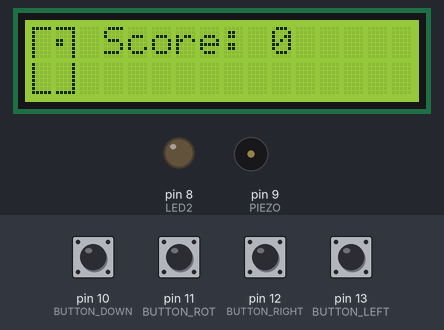
Recording of a sketch running on a simulated Arduino Uno, built with avr-gcc and run on an emulated ATmega328P. Parts: 16×2 character LCD, output pins drawn as LEDs (lit = HIGH), buzzer (waves = sounding). The inputs (shaded band) are chosen by the test bench; at power-on: pin 10 (BUTTON_DOWN), pin 11 (BUTTON_ROT), pin 12 (BUTTON_RIGHT), pin 13 (BUTTON_LEFT) HIGH. Random numbers use the default seed unless the sketch sets one; what the sketch prints to the serial monitor is not drawn.

Above: at 3.8 s.
3.9 s: pin 10 (BUTTON_DOWN) pulled LOW for 1 s
At 5.4 s:
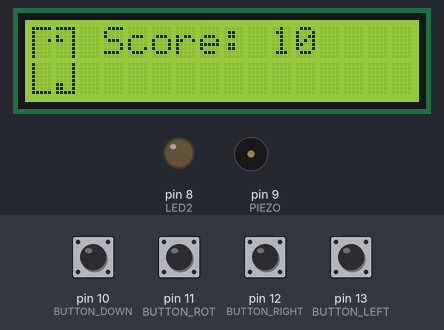
5.5 s: pin 11 (BUTTON_ROT) pulled LOW for 0.15 s
At 7.3 s:
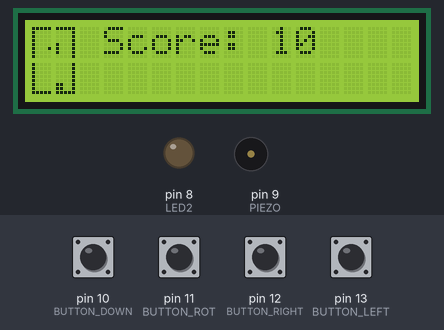
7.5 s: pin 10 (BUTTON_DOWN) pulled LOW for 0.15 s
At 9.4 s:
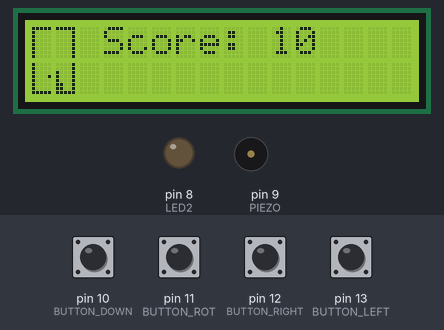
10.1 s: pin 12 (BUTTON_RIGHT) pulled LOW for 0.15 s
At 11.7 s:
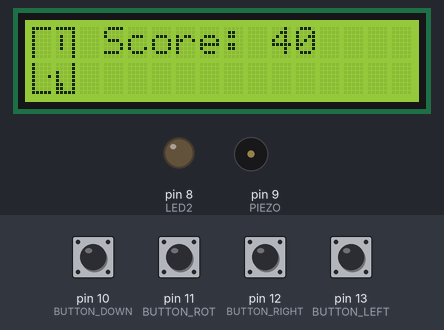
12.5 s: pin 13 (BUTTON_LEFT) pulled LOW for 0.15 s
At 13.2 s:
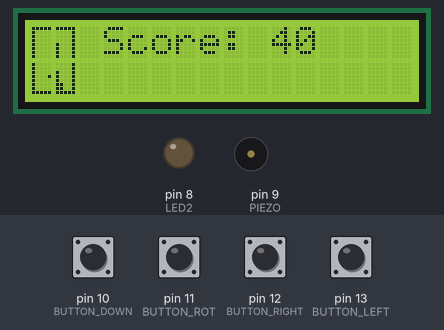
14.1 s: pin 12 (BUTTON_RIGHT) pulled LOW for 1 s
At 33.2 s:
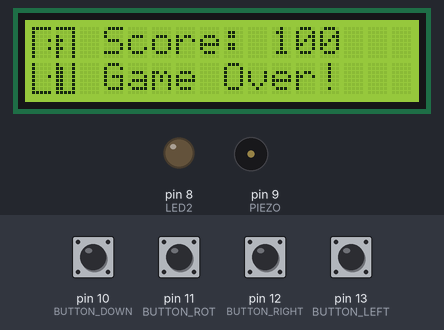
Timing chart, 0 to 34.7 s (numbered marks = the images above; inputs shaded):
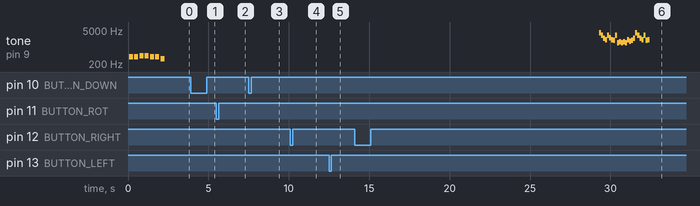

The sketch:

kocoafab_project_669.ino
```cpp
#include <LiquidCrystal.h>
#include <SPI.h>
#include "Tetris.h"

#define SS_PIN 10


void setup() {
  // put your setup code here, to run once:
  lcd.begin(16, 2);
  lcd.print("   Score: 0");
  Serial.begin(9600);
  randomSeed(analogRead(0));
  while (!Serial) {
    ; // wait for serial port to connect. Needed for native USB port only
  }
  Serial.println("Loading ...");

  Dp_Init();
  Te_Init();
  Serial.println(random(9, 15) * (10 + pow(3,1) * 10));
  Serial.println(random(9, 15) * (10 + pow(3,2) * 10));
  Serial.println(random(9, 15) * (10 + pow(3,3) * 10));
  Serial.println(random(9, 15) * (10 + pow(3,4) * 10));
}


byte xC = 0;
byte yC = 0;
long frameCount = 0;

void loop() {
  // put your main code here, to run repeatedly:
  frameCount++;
  Te_Draw();
  Te_Update(frameCount);
  delay(1);
}
```

Display.h
```cpp
#include <LiquidCrystal.h>
#include <SPI.h>
#define SS_PIN 10
#define DP_HEIGHT 16
#define DP_WIDTH 10

LiquidCrystal lcd(7, 6, 5, 4, 3, 2);
void Dp_DrawLine(int x, int y, int length, bool hori, bool isSet);

struct ZeichenFlaeche {
  byte grid[8] = {
  B00000,
  B00000,
  B00000,
  B00000,
  B00000,
  B00000,
  B00000,
  B00000
  };
};

ZeichenFlaeche zeichen[2][2];

void Dp_Init()
{
  lcd.createChar(0, zeichen[0][0].grid);
  lcd.createChar(1, zeichen[0][1].grid);
  lcd.createChar(2, zeichen[1][0].grid);
  lcd.createChar(3, zeichen[1][1].grid);
  Dp_DrawLine(0,0,10,true,true); // Linie Oben H
  Dp_DrawLine(0,15,10,true,true); // Linie Unten H
  Dp_DrawLine(0,0,16,false,true); // Linie Links V
  Dp_DrawLine(9,0,16,false,true); // Linie Rechts V
}

void Dp_Draw()
{
  lcd.createChar(0, zeichen[0][0].grid);
  lcd.createChar(1, zeichen[0][1].grid);
  lcd.createChar(2, zeichen[1][0].grid);
  lcd.createChar(3, zeichen[1][1].grid);
  lcd.setCursor(0, 0);
  lcd.write(byte(0));

  lcd.setCursor(0, 1);
  lcd.write(byte(1));

  lcd.setCursor(1, 0);
  lcd.write(byte(2));

  lcd.setCursor(1, 1);
  lcd.write(byte(3));
}

void Dp_SetPixel(int x, int y, bool isOn)
{
  if(isOn)
    bitSet  (zeichen[x/5][y/8].grid[y%8],4-x%5);
  else
    bitClear(zeichen[x/5][y/8].grid[y%8],4-x%5);
}

bool Dp_GetPixel(int x, int y)
{
  return bitRead(zeichen[x/5][y/8].grid[y%8],4-x%5)==1?true:false;
}

void Dp_DrawLine(int x, int y, int length, bool hori, bool isSet)
{
  for(int offset = 0; offset < length; offset++)
  {
    if(hori)
      Dp_SetPixel(x + offset, y, isSet);
    else
      Dp_SetPixel(x, y + offset, isSet);
  }
}
```

Sound.h
```cpp
#define PIEZO 9


// middle 도에서 부터 1 옥타브 음정과 주기값. 이 중에 우리가 쓸 것은 솔, 라, 미

#define c4 3822 // 261.63Hz 도
#define d4 3405 // 293.67Hz 레
#define e4 3034 // 329.63Hz 미
#define f4 2863 // 349.23Hz 파
#define g4 2551 // 392.11Hz 솔
#define g4s 2408 // 415.30Hz 솔#
#define a4 2273 // 440.11Hz 라
#define b4 2025 // 493.88Hz 시
#define c5 1910 // 523.25Hz 도
#define d5 1703 // 587.33Hz 레

#define d5s 1607 // 584.37Hz 레#
#define e5 1517 // 659.26Hz 미
#define f5 1432 // 698.46Hz 파
#define g5 1276 // 783.99Hz 솔
#define a5 1136 // 880.11Hz 라
#define b5 1012 // 987.77Hz 시


// middle 도에서 부터 1 옥타브 음정과 주기값. 이 중에 우리가 쓸 것은 솔, 라, 미
#define do0 3822 // 261Hz
#define re 3405 // 294Hz
#define mi 3034 // 329Hz
#define fa 2863 // 349Hz
#define sol 2551 // 392Hz
#define la 2273 // 440Hz
#define ti 2025 // 493Hz
#define do1 1910 // 523Hz


//int song[] = { e5, d5s, e5, d5s, e5, b4, d5, c5, a4, c4, e4, a4, b4, e4, g4s, b4, c5, e4, e5, d5s, e5, d5s, e5, b4, d5, c5, a4, c4, e4, a4, b4, e4, c5, b4, a4 };


void gameOverSing() {

  pinMode(PIEZO, OUTPUT);
  int song[] = { c4, e4, a4, b4, e4, g4s, b4, c5, e4, e5, d5s, e5, d5s, e5, b4, d5, c5, a4, c4, e4, a4, b4, e4, c5, b4, a4 };
  int i;
  for(i=0; i< 25; i++) {
    tone(PIEZO, song[i], 125);
    delay(125);
  }
}

void gameStartSing(){
  int speaker = 9;
  int pause = 325;
  pinMode(speaker, OUTPUT);
  tone(speaker,392,250);
delay(pause);
noTone(speaker);
tone(speaker,392,250);
delay(pause);
noTone(speaker);
tone(speaker,440,250);
delay(pause);
noTone(speaker);
tone(speaker,440,250);
delay(pause);
noTone(speaker);
tone(speaker,392,250);
delay(pause);
noTone(speaker);
tone(speaker,392,250);
delay(pause);
noTone(speaker);
tone(speaker,330,250);
delay(pause);
noTone(speaker);
tone(speaker,0,250);
delay(pause);
noTone(speaker);
}
```

Stone.h
```cpp
#include "Display.h"

#define TE_WIDTH (DP_WIDTH - 2)
#define TE_HEIGHT (DP_HEIGHT - 2)

enum Stone_Type {
  TStone = 0,
  LStone = 1,
  IStone = 2,
  SStone = 3,
  ZStone = 5,
  OStone = 4,
};

struct Stone {
  byte field[4];
  char x = TE_WIDTH / 2 - 1;
  char y = 1;
  char rot = 0;
  Stone_Type type;
};

Stone St_InitStone();

bool St_HitTest(Stone st)
{
  for(char x = 0; x < 5; x++) // Zeilen eines Steins
  {
    for(char y = 0; y < 4; y++) // Spalten eines Steins
    {
      if(bitRead(st.field[y],x) == 1) // Ist der aktuelle Stein Pixel gesetzt?
      {
        char xT = st.x  + x; // Absolute x Position
        char yT = st.y + y;  // Absolute y Position
        if(xT < 1 || xT > TE_WIDTH || yT < 1 || yT > TE_HEIGHT) // Aktueller Stein Pixel aus dem Fenster.
        {
          Serial.print("HIT OUTWINDOW xT=");
          Serial.print(xT, DEC);
          Serial.print(" yT=");
          Serial.println(yT, DEC);
          return true;
        }
        if(Dp_GetPixel(xT,yT)) // Aktueller Stein Pixel auf dem Display ist belegt.
        {
          Serial.print("HIT Pixel xT=");
          Serial.print(xT, DEC);
          Serial.print(" yT=");
          Serial.println(yT, DEC);
          return true;
        }
      }
    }
  }
  return false;
}

void St_Print(Stone st, bool printIt)
{
  for(char x = 0; x < 5; x++)
  {
    for(char y = 0; y < 4; y++)
    {
      if(bitRead(st.field[y],x) == 1)
      {
        char xT = st.x  + x;
        char yT = st.y + y;
        if(xT < 1 || xT > TE_WIDTH || yT < 1 || yT > TE_HEIGHT) // Aktueller Stein Pixel aus dem Fenster.
          continue;
        Dp_SetPixel(xT, yT, printIt);
      }
    }
  }
}

void St_SetRot(Stone *st, char rot)
{
  (*st).rot = rot;
  switch((*st).type)
  {
    case TStone:
    {
      switch(rot)
      {
        case 0:
        {
          (*st).field[0] = B00000;
          (*st).field[1] = B00100;
          (*st).field[2] = B01110;
          (*st).field[3] = B00000;
        } break;

        case 1:
        {
          (*st).field[0] = B00000;
          (*st).field[1] = B00100;
          (*st).field[2] = B00110;
          (*st).field[3] = B00100;
        } break;

        case 2:
        {
          (*st).field[0] = B00000;
          (*st).field[1] = B00000;
          (*st).field[2] = B01110;
          (*st).field[3] = B00100;
        } break;

        case 3:
        {
          (*st).field[0] = B00000;
          (*st).field[1] = B00100;
          (*st).field[2] = B01100;
          (*st).field[3] = B00100;
        } break;
      }
    } break;

    case LStone:
    {
      switch(rot)
      {
        case 0:
        {
          (*st).field[0] = B00000;
          (*st).field[1] = B00010;
          (*st).field[2] = B01110;
          (*st).field[3] = B00000;
        } break;

        case 1:
        {
          (*st).field[0] = B00000;
          (*st).field[1] = B00100;
          (*st).field[2] = B00100;
          (*st).field[3] = B00110;
        } break;

        case 2:
        {
          (*st).field[0] = B00000;
          (*st).field[1] = B00000;
          (*st).field[2] = B01110;
          (*st).field[3] = B01000;
        } break;

        case 3:
        {
          (*st).field[0] = B00000;
          (*st).field[1] = B01100;
          (*st).field[2] = B00100;
          (*st).field[3] = B00100;
        } break;
      }
    } break;

    case IStone:
    {
      switch(rot)
      {
        case 0:
        case 2:
        {
          (*st).field[0] = B00100;
          (*st).field[1] = B00100;
          (*st).field[2] = B00100;
          (*st).field[3] = B00100;
        } break;

        case 1:
        case 3:
        {
          (*st).field[0] = B00000;
          (*st).field[1] = B00000;
          (*st).field[2] = B01111;
          (*st).field[3] = B00000;
        } break;
      }
    } break;

    case SStone:
    {
      switch(rot)
      {
        case 0:
        {
          (*st).field[0] = B00000;
          (*st).field[1] = B01100;
          (*st).field[2] = B00110;
          (*st).field[3] = B00000;
        } break;

        case 1:
        {
          (*st).field[0] = B00000;
          (*st).field[1] = B00100;
          (*st).field[2] = B01100;
          (*st).field[3] = B01000;
        } break;

        case 2:
        {
          (*st).field[0] = B00000;
          (*st).field[1] = B01100;
          (*st).field[2] = B00110;
          (*st).field[3] = B00000;
        } break;

        case 3:
        {
          (*st).field[0] = B00000;
          (*st).field[1] = B00010;
          (*st).field[2] = B00110;
          (*st).field[3] = B00100;
        } break;
      }
    } break;

    case OStone:
    {
      switch(rot)
      {
        case 0:
        case 1:
        case 2:
        case 3:
        {
          (*st).field[0] = B00000;
          (*st).field[1] = B01100;
          (*st).field[2] = B01100;
          (*st).field[3] = B00000;
        } break;
      }
    } break;

    default: break;
  }
}

void St_Rotate(Stone *st)
{
  St_SetRot(st, ((*st).rot+1)%4);
}

void St_BackRotate(Stone *st)
{
  char rot = (*st).rot - 1;
  if(rot == -1)
  rot = 3;
  St_SetRot(st, rot);
}// 아두이노테스트

Stone St_InitStone()
{
  Stone st;
  st.type = (Stone_Type)random(0,5);
  St_SetRot(&st, 0);
  return st;
}
```

Tetris.h
```cpp
#include "Stone.h"
#include "Sound.h"

#define BUTTON_LEFT 13
#define BUTTON_RIGHT 12
#define BUTTON_ROT 11
#define BUTTON_DOWN 10

bool BUTTON_LEFT_LAST = false;
bool BUTTON_RIGHT_LAST = false;
bool BUTTON_ROT_LAST = false;
bool BUTTON_DOWN_LAST = false;
long points = 0;
long points2 = 0;
int i=4;
const int SPKER=9; //
const int LED2=8; //
Stone currentStone;
bool debounce(bool last , int BUTTON){
  bool current = digitalRead(BUTTON);
  if(last ==current){
    delay(5);
    current = digitalRead(BUTTON);
  }
  return current;
}


void Te_Init()
{

  currentStone = St_InitStone();
  pinMode(BUTTON_LEFT, INPUT_PULLUP);
  pinMode(BUTTON_RIGHT, INPUT_PULLUP);
  pinMode(BUTTON_ROT, INPUT_PULLUP);
  pinMode(BUTTON_DOWN, INPUT_PULLUP);//
  gameStartSing();
}

void Te_Draw()
{
  St_Print(currentStone, true);
  Dp_Draw();
  St_Print(currentStone, false);
}

void Te_AddPoints(long p)
{
  int j=0;
  pinMode(SPKER,OUTPUT);
  pinMode(LED2,OUTPUT);
  points += p;
  lcd.setCursor(10, 0);
  lcd.print(points);
   if(points / 100 > i){//
    for(j=0;j<3;j++){
     digitalWrite(SPKER,HIGH);
     digitalWrite(LED2,LOW);
     delay(400);
     digitalWrite(SPKER,LOW);
     digitalWrite(LED2,HIGH);
     delay(400);
    }
      digitalWrite(SPKER,LOW);
      digitalWrite(LED2,LOW);
    for(j=0;j<(((((points/500)+1)*500)-(((points2/500)+1)*500))/500);j++){
    i +=5;
    }
  }//
  points2 = points;
}

void Te_DeleteRow(int row) // 한줄 삭제시 처리되는 함수
{
  bool sw = true;
  for (int i = 0; i < 15; i++)
  {
    Dp_DrawLine(1, row, 8, true, sw);
    Dp_DrawLine(0,0,10,true,!sw); // Linie Oben H
    Dp_DrawLine(0,15,10,true,!sw); // Linie Unten H
    Dp_DrawLine(0,0,16,false,!sw); // Linie Links V
    Dp_DrawLine(9,0,16,false,!sw); // Linie Rechts V
    Dp_Draw();
    delay(90);
    sw = sw ? false : true;
  }
  Dp_DrawLine(1, row, 8, true, false);
  Dp_DrawLine(0,0,10,true,true); // Linie Oben H
  Dp_DrawLine(0,15,10,true,true); // Linie Unten H
  Dp_DrawLine(0,0,16,false,true); // Linie Links V
  Dp_DrawLine(9,0,16,false,true); // Linie Rechts V
  Dp_Draw();
  for (int zeile = row; zeile > 2; zeile--)
  {
    for (int x = 1; x < TE_WIDTH + 1; x++)
    {
      Dp_SetPixel(x, zeile, Dp_GetPixel(x, zeile - 1));
    }
  }
}

void Te_CheckRows() // 한줄을 검사하는 함수
{
  byte rowWins = 0;
  for (int zeile = TE_HEIGHT; zeile > 0; zeile--)
  {
    bool zeileVoll = true;
    for (int x = 1; x < TE_WIDTH; x++)
    {
      if (!Dp_GetPixel(x, zeile))
      {
        zeileVoll = false;
        break;
      }
    }
    if (zeileVoll)
    {
      rowWins++;
      Te_DeleteRow(zeile);
      zeile++;
    }
  }
  if (rowWins > 0)
    Te_AddPoints(random(9, 15) * (10 + pow(3,rowWins) * 10));

}

void Te_Reload()
{
  for (int row = 1; row < TE_HEIGHT + 1; row++)
  {
    Dp_DrawLine(1, row, 8, true, true);
    Dp_Draw();
    delay(60);
  }
  delay(400);
  for (int row = TE_HEIGHT; row >= 1 ; row--)
  {
    Dp_DrawLine(1, row, 8, true, false);
    Dp_Draw();
    delay(60);
  }
  currentStone = St_InitStone();
  points = 0;
  lcd.setCursor(10, 0);
  lcd.print("0     ");
  lcd.setCursor(3, 1);
  lcd.print("             ");
}

void Te_Update(long frameCount)
{
  if (frameCount % 40  == 0)
  {
    currentStone.y++;
    if (St_HitTest(currentStone))
    {
      currentStone.y--;
      for(int i = 0; i < 5; i++)
      {
        St_Print(currentStone, true);
        Dp_Draw();
        delay(60);
        St_Print(currentStone, false); // 블록 바닥에 닿을때
        Dp_Draw();
        delay(60);
      }
      St_Print(currentStone, true);
      currentStone = St_InitStone();
      Dp_Draw();
      if (St_HitTest(currentStone))
      {
        gameOverSing();//Gameover 시 노래
        lcd.setCursor(3, 1);
        lcd.write("Game Over!");
        delay(1000);
        while (!digitalRead(BUTTON_LEFT) || !digitalRead(BUTTON_RIGHT));//게임 종료시 처리
        Te_Reload();
      }
      Te_AddPoints(random(1, 4) * 10);
      Te_CheckRows();
      return;
    }
  }

  if(frameCount % 10)
  {
    BUTTON_DOWN_LAST=false;
  }
/*각 버튼을 눌렀을 경우 처리하는 단계*/
 bool LEFT =!debounce(BUTTON_LEFT_LAST ,  BUTTON_LEFT);
 bool RIGHT = !debounce(BUTTON_RIGHT_LAST ,  BUTTON_RIGHT);
 bool LOWER = !debounce(BUTTON_DOWN_LAST ,  BUTTON_DOWN);
 bool ROT =!debounce(BUTTON_ROT_LAST ,  BUTTON_ROT);
  if ( !LEFT )
  {
    if (!BUTTON_LEFT_LAST)
    {
      BUTTON_LEFT_LAST = true;


      currentStone.x--;
      if (St_HitTest(currentStone))
        currentStone.x++;
    }
  }
  else BUTTON_LEFT_LAST = false;

  if (!RIGHT)
  {
    if (!BUTTON_RIGHT_LAST)
    {
      BUTTON_RIGHT_LAST = true;


      currentStone.x++;
      if (St_HitTest(currentStone))
        currentStone.x--;
    }
  }
  else BUTTON_RIGHT_LAST = false;

  if (!ROT)
  {
    if (!BUTTON_ROT_LAST)
    {
      BUTTON_ROT_LAST = true;

      // Versuche Stein zu verschieben
      St_Rotate(&currentStone);
      if (St_HitTest(currentStone))
        St_BackRotate(&currentStone);
    }
  }
  else BUTTON_ROT_LAST = false;

  if (LOWER)
  {
    if (!BUTTON_DOWN_LAST)
    {
      BUTTON_DOWN_LAST = true;

      // Versuche Stein zu verschieben
      currentStone.y++;
      if (St_HitTest(currentStone))
        currentStone.y--;
    }
  }
  else BUTTON_DOWN_LAST = false;
}
```

Measured:
- by itself, tone on pin 9 (PIEZO): plays 3822 Hz for 0.13 s, 3034 Hz for 0.13 s, 2273 Hz for 0.13 s, 2025 Hz for 0.13 s, 3034 Hz for 0.13 s, 2408 Hz for 0.13 s … (25 notes in this stretch)
- what the display in image 6 shows lasts 1.0 s, from 32.4 s to 33.4 s
